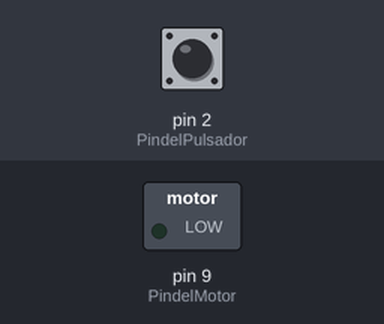
Bench run of a sketch on a simulated Arduino Uno, built with avr-gcc and run on an emulated ATmega328P. Shown: switched loads named in the sketch (green lamp = pin HIGH). The test bench sets the inputs (shaded band); at power-on: pin 2 (PindelPulsador) LOW.

Above: at 1.2 s.
1.3 s: pin 2 (PindelPulsador) pulled HIGH for 0.15 s
At 1.37 s:
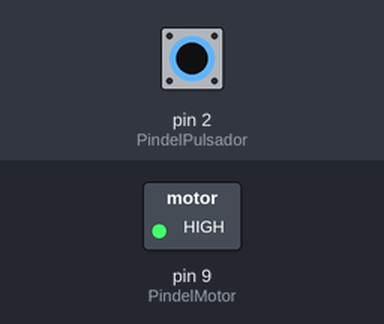
2.9 s: pin 2 (PindelPulsador) pulled HIGH for 3.2 s
At 6.6 s:
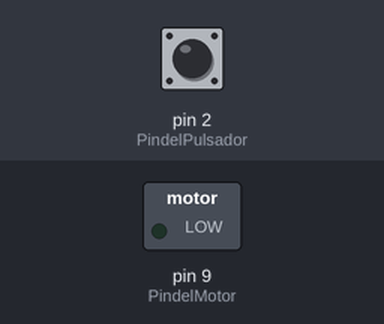
Timing chart, 0 to 8.1 s (numbered marks = the images above; inputs shaded):
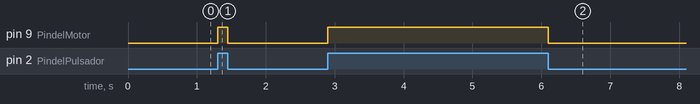

The sketch:

P9_Motor.ino
```cpp
const int PindelPulsador=2;
const int PindelMotor=9;
int EstadodelPulsador=0;

void setup() {
  pinMode(PindelPulsador, INPUT);
  pinMode(PindelMotor, OUTPUT);
}

void loop() {
  EstadodelPulsador=digitalRead(PindelPulsador);

  if(EstadodelPulsador==HIGH){
    digitalWrite(PindelMotor, HIGH);
  }
  else{
    digitalWrite(PindelMotor, LOW);
  }
}
```

Measured:
- after the input at 1.3 s, pin 9 (PindelMotor): LOW → HIGH at once, → LOW 0.15 s later
- after the input at 2.9 s, pin 9 (PindelMotor): LOW → HIGH at once, → LOW 3.2 s later
